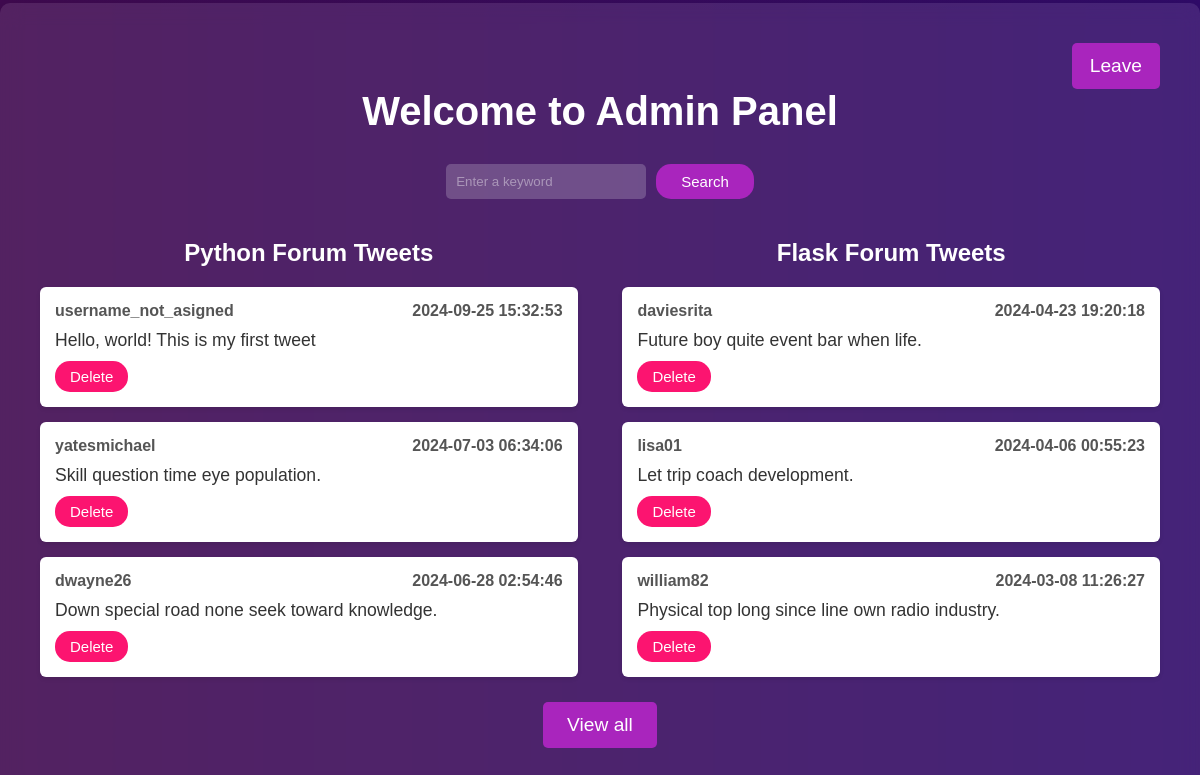
The app's page /admin_panel (signed in) with its own data.
### website_app/models.py (models this page shows)
class PyTweet(db.Model):
    __tablename__ = 'py_tweets'
    id = db.Column(db.Integer, primary_key=True)
    tweet_text = db.Column(db.String(200), nullable=False)
    date = db.Column(db.DateTime, default=func.now())
    username = db.Column(db.String(100), nullable=False)

class FlTweet(db.Model):
    __tablename__ = 'fl_tweets'
    id = db.Column(db.Integer, primary_key=True)
    tweet_text = db.Column(db.String(200), nullable=False)
    date = db.Column(db.DateTime, default=func.now())
    username = db.Column(db.String(100), nullable=False)

### website_app/views.py (the view)
@views.route('/admin_panel')
def admin_panel():
    if session.get('logged_in'):
        view_all = request.args.get('view_all', default='False') == 'True'
        error_message = request.args.get('error_message', 'False') == 'True'
        len_py_tweets = PyTweet.query.count()
        len_fl_tweets = FlTweet.query.count()
        if len_py_tweets >= 3 and not view_all:
            py_tweets = PyTweet.query.order_by(PyTweet.date.desc()).limit(3).all()
        else:
            py_tweets = PyTweet.query.order_by(PyTweet.date.desc()).all()
        if len_fl_tweets >= 3 and not view_all:
            fl_tweets = FlTweet.query.order_by(FlTweet.date.desc()).limit(3).all()
        else:
            fl_tweets = FlTweet.query.order_by(FlTweet.date.desc()).all()
        return render_template('admin_panel.html', py_tweets=py_tweets, fl_tweets=fl_tweets,
                                view_all=view_all, error_message=error_message, py_len=len_py_tweets, fl_len=len_fl_tweets)
    else:
        return redirect(url_for('views.signin'))

### website_app/__init__.py (called while the page is built)
def create_app():
    app = Flask(__name__, template_folder="templates")
    app.register_blueprint(views, url_prefix='/')
    app.config['SECRET_KEY'] = SECRET_KEY
    app.config['SQLALCHEMY_DATABASE_URI'] = f'sqlite:///{DB_NAME}'
    db.init_app(app)
    create_database(app)
    @app.template_filter('ceil')
    def ceil_filter(value):
        return math.ceil(value)
    @app.template_filter('length')
    def length_filter(arr: list):
        return len(arr)
    return app

### website_app/templates/admin_panel.html (shortened to what this page needs)
{% extends "base.html" %}
{% block style %} <link rel="stylesheet" href="{{ url_for('static', filename='css/style_admin.css') }}"> {% endblock %}
{% block content %}
<section class="main">
<div class="admin-panel">
    <div class="home-btn-container">
        <a href="{{ url_for('views.logout') }}">
            <button class="home-btn">Leave</button>
        </a>
    </div>
    <h1 class="admin-title">Welcome to Admin Panel</h1>
    <form class="search" action="{{ url_for('views.search')}}" method="get">
        <input type="text" name="search-input" placeholder="Enter a keyword" required>
        <button type="submit" class="search-btn">Search</button>
    </form>
    <div class="tweets-container">
        <div class="python_tweets">
            <div class="column-title">
            <h2>Python Forum Tweets</h2>
            </div>
            {% for i in range(py_tweets | length) %}
            <div class="tweet">
                <div class="tweet-info">
                    <p class="username">{{ py_tweets[i]['username'] }}</p>
                    <p class="date">{{ py_tweets[i]['date'] }}</p>
                </div>
                <p class="tweet-text">{{ py_tweets[i]['tweet_text'] }}</p>
                 <form action="{{ url_for('views.delete_tweet', forum='python', tweet_id=py_tweets[i]['id']) }}" method="get">
                    <button class="delete-btn" type="submit">Delete</button>
                 </form>
            </div>
            {% endfor %}
        </div>
        <div class="flask_tweets">
            <div class="column-title">
            <h2>Flask Forum Tweets</h2>
            </div>
            {% for i in range(fl_tweets | length) %}
            <div class="tweet">
                <div class="tweet-info">
                    <p class="username">{{ fl_tweets[i]['username'] }}</p>
                    <p class="date">{{ fl_tweets[i]['date'] }}</p>
                </div>
                <p class="tweet-text">{{ fl_tweets[i]['tweet_text'] }}</p>
                <form action="{{ url_for('views.delete_tweet', forum='flask', tweet_id=fl_tweets[i]['id']) }}" method="get">
                    <button class="delete-btn" type="submit">Delete</button>
                 </form>
            </div>
            {% endfor %}
        </div>
    </div>
    {% if py_len > 3 or fl_len > 3 %}
        {% if view_all == True %}
        <a href="{{ url_for('views.admin_panel', view_all=False) }}">
            <button class="view-all-btn">Hide</button>
        </a>
        {% else %}
         <a href="{{ url_for('views.admin_panel', view_all=True) }}">
            <button class="view-all-btn">View all</button>
        </a>
        {% endif %}
    {% endif %}
</div>
</section>
{% endblock %}

### website_app/static/css/style_admin.css (style rules this page uses)
* { box-sizing: border-box; margin: 0; padding: 0; font-family: 'Arial', sans-serif; }
.main { background: linear-gradient(to right, #400a50, #300b6a); min-height:100vh; display: flex; justify-content: center; align-items: center; }
.admin-panel { width: 1200px; margin: 0 auto; background: rgba(255, 255, 255, 0.1); backdrop-filter: blur(10px); padding: 40px; border-radius: 10px; box-shadow: 0px 0px 15px rgba(0, 0, 0, 0.1); color: white; }
.admin-title { font-size: 2.5em; text-align: center; margin-bottom: 30px; color: white; }
.home-btn-container { display: flex; justify-content: flex-end; }
.home-btn { background-color: #a925bd; color: white; padding: 12px 18px; border: none; border-radius: 5px; text-align: center; font-size: 1.2em; cursor: pointer; align-self:right; transition: all 0.3s ease 0s; }
.view-all-btn { background-color: #a925bd; color: white; padding: 12px 24px; border: none; border-radius: 5px; text-align: center; display: block; margin: 10px auto; font-size: 1.2em; cursor: pointer; transition: all 0.3s ease 0s; }
.tweets-container { display: flex; justify-content: space-between; margin-top: 40px; }
.python_tweets, .flask_tweets { flex: 0 0 48%; }
.column-title { text-align:center; margin-bottom:20px; }
.tweet { background-color: white; padding: 15px; margin-bottom: 15px; border-radius: 6px; box-shadow: 0 2px 4px rgba(0, 0, 0, 0.1); }
.tweet-info { display: flex; justify-content: space-between; font-weight: bold; color: #555; margin-bottom: 10px; }
.tweet-text { font-size: 1.1em; color: #333; }
a { text-decoration:none; }
.search { display: flex; justify-content: center; }
.search input { width:200px; padding: 10px; margin-right:10px; border-radius: 5px; border: none; background-color: rgba(255, 255, 255, 0.2); color:white; }
.search input::placeholder { color: white; opacity: 0.4; }
.search button { padding:9px 25px; background-color:#a925bd; border:none; color:white; font-family: "Montserrat", sans-serif; border-radius:15px; font-size:15px; cursor: pointer; transition: all 0.3s ease 0s; }
.delete-btn { padding:7px 15px; background-color: #FC1470; margin-top:10px; border:none; color:white; border-radius:15px; font-family: "Montserrat", sans-serif; font-size:15px; cursor: pointer; transition: all 0.3s ease 0s; }

### records on screen
PyTweet: username "username_not_asigned", date "2024-09-25 15:32:53", tweet_text "Hello, world! This is my first tweet"
PyTweet: username "yatesmichael", date "2024-07-03 06:34:06", tweet_text "Skill question time eye population."
PyTweet: username "dwayne26", date "2024-06-28 02:54:46", tweet_text "Down special road none seek toward knowledge."
FlTweet: username "daviesrita", date "2024-04-23 19:20:18", tweet_text "Future boy quite event bar when life."
FlTweet: username "lisa01", date "2024-04-06 00:55:23", tweet_text "Let trip coach development."
FlTweet: username "william82", date "2024-03-08 11:26:27", tweet_text "Physical top long since line own radio industry."
